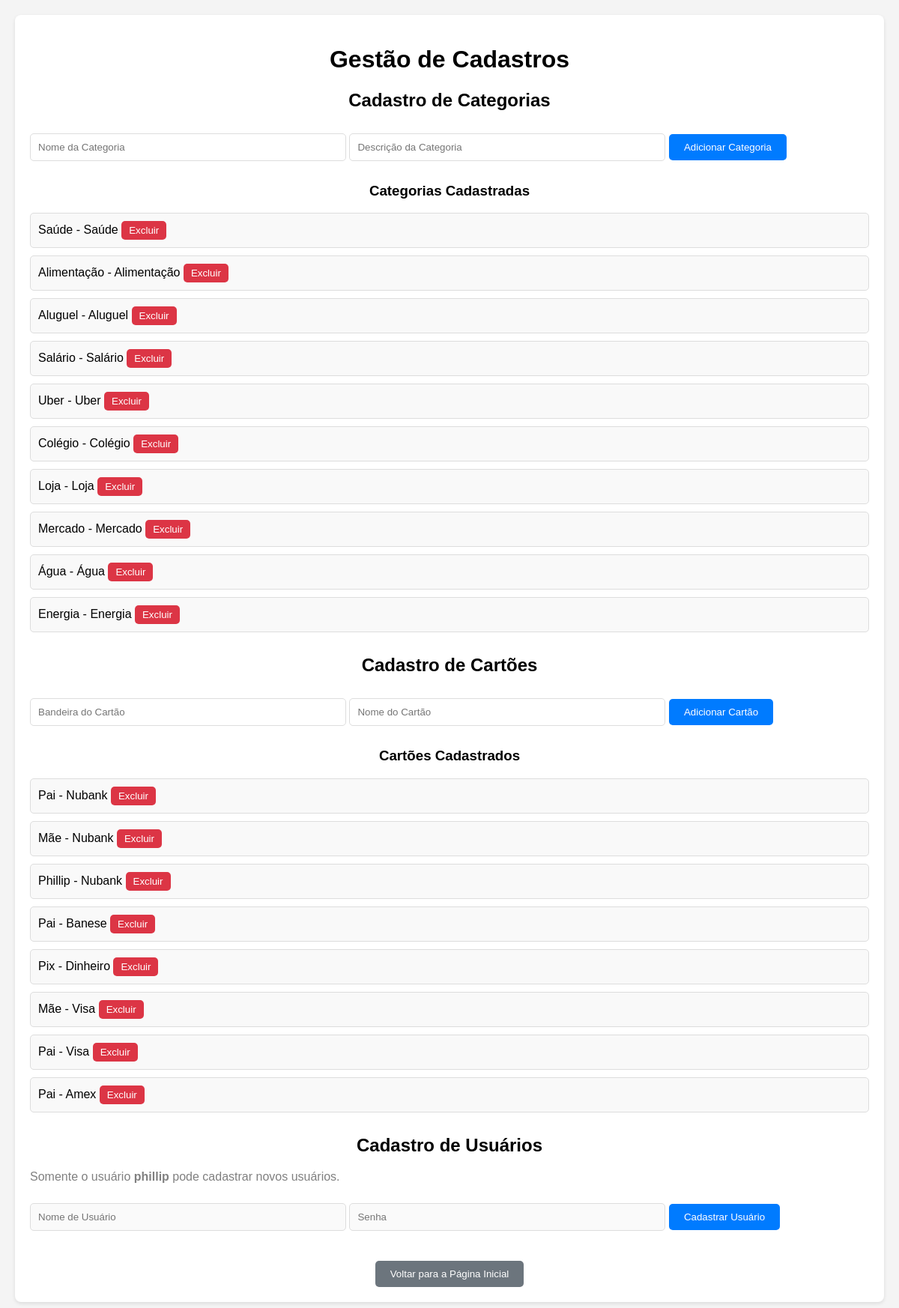
/cadastros (signed in), run on the app's committed database.
### tables this page shows
CREATE TABLE categorias (
        id INTEGER PRIMARY KEY AUTOINCREMENT,
        nome TEXT NOT NULL,
        descricao TEXT
    );

CREATE TABLE cartoes (
        id INTEGER PRIMARY KEY AUTOINCREMENT,
        nome TEXT NOT NULL,
        bandeira TEXT
    );

### app.py (the view, shortened to what this page needs)
@app.route('/cadastros', methods=['GET', 'POST'])
def cadastros():
    if 'usuario' not in session:
        return redirect(url_for('login'))
    conn = get_db_connection()
    cursor = conn.cursor()
    cursor.execute('SELECT * FROM categorias')
    categorias = cursor.fetchall()
    cursor.execute('SELECT * FROM cartoes')
    cartoes = cursor.fetchall()
    cursor.execute('SELECT * FROM usuarios')
    usuarios = cursor.fetchall()
    conn.close()
    return render_template('cadastros.html',
                           categorias=categorias,
                           cartoes=cartoes,
                           usuarios=usuarios,
                           usuario=session['usuario'])

### app.py (called while the page is built)
def get_db_connection():
    conn = sqlite3.connect('database.db')
    conn.row_factory = sqlite3.Row
    return conn

### templates/cadastros.html (shortened to what this page needs)
<!DOCTYPE html>
<html lang="pt-br">
<head>
    <link rel="stylesheet" href="{{ url_for('static', filename='style_cadastros.css') }}">
</head>
<body>
    <div class="container">
        <h1>Gestão de Cadastros</h1>
        <section class="form-section">
            <h2>Cadastro de Categorias</h2>
            <form method="post" class="form">
                <input type="text" name="categoria" placeholder="Nome da Categoria" required>
                <input type="text" name="descricao_categoria" placeholder="Descrição da Categoria" required>
                <button type="submit" name="add_categoria">Adicionar Categoria</button>
            </form>
            <h3>Categorias Cadastradas</h3>
            <ul>
                {% for categoria in categorias %}
                    <li>
                        {{ categoria['nome'] }} - {{ categoria['descricao'] }}
                        <form method="post" style="display:inline;">
                            <button type="submit" name="excluir_categoria" class="btn-excluir">Excluir</button>
                        </form>
                    </li>
                {% endfor %}
            </ul>
        </section>
        <section class="form-section">
            <h2>Cadastro de Cartões</h2>
            <form method="post" class="form">
                <input type="text" name="bandeira_cartao" placeholder="Bandeira do Cartão" required>
                <input type="text" name="cartao" placeholder="Nome do Cartão" required>
                <button type="submit" name="add_cartao">Adicionar Cartão</button>
            </form>
            <h3>Cartões Cadastrados</h3>
            <ul>
                {% for cartao in cartoes %}
                    <li>
                        {{ cartao['nome'] }} - {{ cartao['bandeira'] }}
                        <form method="post" style="display:inline;">
                            <button type="submit" name="excluir_cartao" class="btn-excluir">Excluir</button>
                        </form>
                    </li>
                {% endfor %}
            </ul>
        </section>
        <section class="form-section">
            <h2>Cadastro de Usuários</h2>
            {% if usuario == 'phillip' %}
                <form method="post" class="form">
                    <input type="text" name="novo_username" placeholder="Nome de Usuário" required>
                    <input type="password" name="novo_senha" placeholder="Senha" required>
                    <button type="submit" name="add_usuario">Cadastrar Usuário</button>
                </form>
                <h3>Usuários Cadastrados</h3>
                <ul>
                    {% for u in usuarios %}
                        <li>{{ u['username'] }}</li>
                    {% endfor %}
                </ul>
            {% else %}
                <p style="color: gray;">Somente o usuário <b>phillip</b> pode cadastrar novos usuários.</p>
                <form class="form">
                    <input type="text" placeholder="Nome de Usuário" disabled>
                    <input type="password" placeholder="Senha" disabled>
                    <button type="button" disabled>Cadastrar Usuário</button>
                </form>
            {% endif %}
        </section>
        <div class="center">
            <a href="{{ url_for('index') }}">
                <button type="button" class="btn-voltar">Voltar para a Página Inicial</button>
            </a>
        </div>
    </div>
</body>
</html>

### static/style_cadastros.css (style rules this page uses)
body { font-family: Arial, sans-serif; background-color: #f4f4f4; margin: 0; padding: 20px; }
.container { max-width: 1200px; margin: 0 auto; background-color: #fff; padding: 20px; border-radius: 8px; box-shadow: 0 2px 5px rgba(0, 0, 0, 0.1); }
.form-section { margin-bottom: 30px; }
h1, h2, h3 { text-align: center; }
.form input { padding: 10px; margin: 10px 0; width: 100%; max-width: 400px; border: 1px solid #ddd; border-radius: 5px; }
.form button { padding: 10px 20px; background-color: #007bff; color: #fff; border: none; border-radius: 5px; cursor: pointer; }
ul { list-style: none; padding: 0; }
ul li { margin: 10px 0; padding: 10px; background-color: #f9f9f9; border: 1px solid #ddd; border-radius: 5px; }
.btn-excluir { background-color: #dc3545; color: #fff; border: none; padding: 5px 10px; border-radius: 5px; cursor: pointer; }
.btn-voltar { padding: 10px 20px; background-color: #6c757d; color: #fff; border: none; border-radius: 5px; cursor: pointer; }
.center { text-align: center; }

### data on the page
categorias: nome "Saúde", descricao "Saúde"
categorias: nome "Alimentação", descricao "Alimentação"
categorias: nome "Aluguel", descricao "Aluguel"
categorias: nome "Salário", descricao "Salário"
categorias: nome "Uber", descricao "Uber"
categorias: nome "Colégio", descricao "Colégio"
categorias: nome "Loja", descricao "Loja"
categorias: nome "Mercado", descricao "Mercado"
categorias: nome "Água", descricao "Água"
categorias: nome "Energia", descricao "Energia"
cartoes: nome "Pai", bandeira "Nubank"
cartoes: nome "Mãe", bandeira "Nubank"
cartoes: nome "Phillip", bandeira "Nubank"
cartoes: nome "Pai", bandeira "Banese"
cartoes: nome "Pix", bandeira "Dinheiro"
cartoes: nome "Mãe", bandeira "Visa"
cartoes: nome "Pai", bandeira "Visa"
cartoes: nome "Pai", bandeira "Amex"
